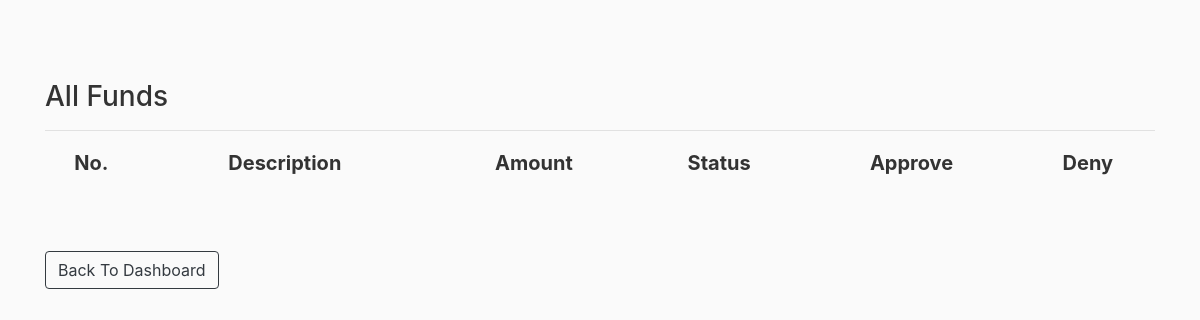
The page /cp_funds (signed in) on the database as committed earlier.
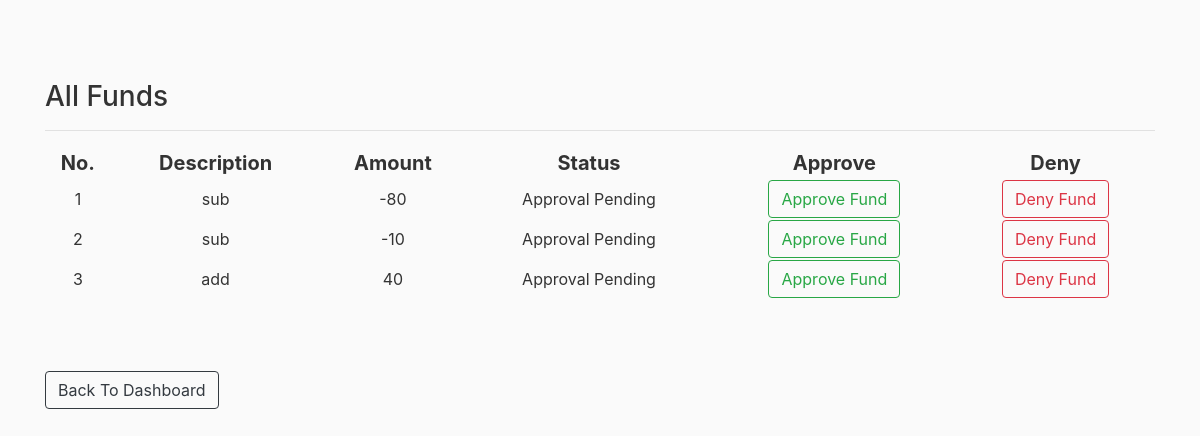
The same page on the database as committed later.
### rbac/models.py (models this page shows)
class Fund(db.Model):
    id = db.Column(db.Integer, primary_key=True)
    amount = db.Column(db.Integer)
    description = db.Column(db.String(200), nullable=False)
    event_date = db.Column(db.DateTime, index=True, default=datetime.utcnow)
    status = db.Column(db.String(20), nullable=False) #0=not approved; 1=approved;

### rbac/routes.py (the view)
@app.route("/cp_funds", methods=['GET','POST'])
@login_required
def cp_funds():
    if get_role(current_user) != 'CP':
        return redirect(url_for('home'))
    funds = Fund.query.order_by(Fund.event_date.desc()).all()
    return render_template('cp_funds.html',funds=funds)

### rbac/models.py (called while the page is built)
@login_manager.user_loader
def load_user(user_id):
    return User.query.get(int(user_id))

### rbac/templates/cp_funds.html
{% extends "layout.html" %}
{% block content %}
    <h3>All Funds</h3>
    <table style="width: 100%; text-align: center;">
        <tr style="font-size: 20px;">
                <th>No.</th>
                <th>Description</th>
                <th>Amount</th>
                <th>Status</th>
                <th>Approve</th>
                <th>Deny</th>
        </tr>
        <hr>
        {% for fund in funds %}
            <tr>
                <td>{{ loop.index }}</td>
                <td>{{ fund.description }}</td>
                <td>{{ fund.amount }}</td>
                <td>
                    {% if fund.status == '1' %}
                        Approved
                    {% elif fund.status == '0' %}
                        Approval Pending
                    {% elif fund.status == '2' %}
                        Denied
                    {% endif %}
                </td>
                <td><a class="btn btn-outline-success" role="button" href="{{ url_for('approve_fund',id=fund.id)}}">Approve Fund</a></td>
                <td><a class="btn btn-outline-danger" role="button" href="{{ url_for('deny_fund',id=fund.id)}}">Deny Fund</a></td>
            </tr>
        {% endfor %}
    </table>
    <br><br><br>
    <a href="{{ url_for('cp_dashboard') }}" class="btn btn-outline-dark" >Back To Dashboard</a>
{% endblock content %}

### rbac/templates/layout.html (shortened to what this page needs)
<!DOCTYPE html>
<html lang="en">
<head>
    <link rel="stylesheet" href="https://maxcdn.bootstrapcdn.com/bootstrap/4.0.0/css/bootstrap.min.css">
    <link rel="stylesheet" href="{{ url_for('static', filename='main.css') }}" type="text/css">
</head>
<body >
    <div class="container">
        {% block content %}
        {% endblock content %}
    </div>
</body>
</html>

### rbac/static/main.css (style rules this page uses)
body { background: #fafafa; color: #333333; margin-top: 5rem; }

Rows that differ between the two databases and show on the page:
added Fund: description "sub", amount "-80", status "Approval Pending"
added Fund: description "sub", amount "-10", status "Approval Pending"
added Fund: description "add", amount "40", status "Approval Pending"
